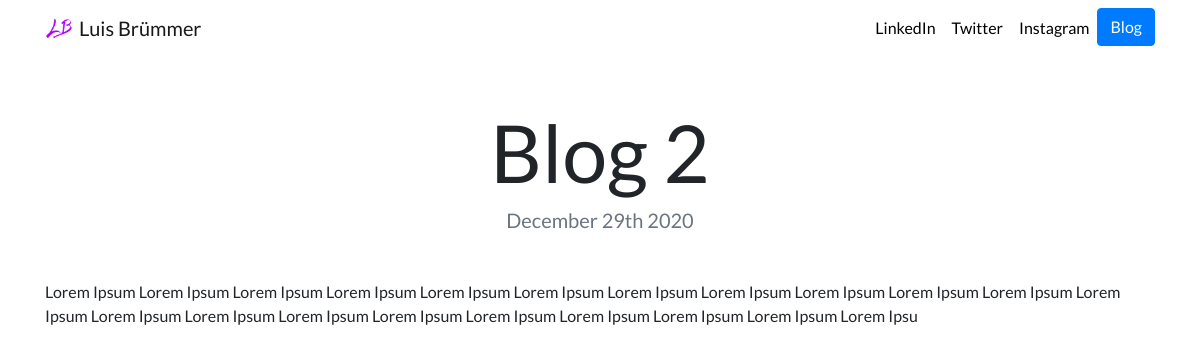
The app's page /blog/2/ with its own data.
### blog/models.py (models this page shows, shortened)
class Blog(models.Model):
    title = models.CharField(max_length=200)        #information in documentation
    description = models.TextField(max_length=250)
    date = models.DateField()

### blog/views.py (the view)
# urls.py: path('<int:blog_id>/', views.detail, name='detail'),    #if integer entered after "blog/"
def detail(request, blog_id):
    blog = get_object_or_404(Blog, pk=blog_id)  #pk = primary key
    return render(request, 'blog/detail.html', {'blog':blog})

### blog/templates/blog/detail.html
{% extends "portfolio/base.html" %}
{% load static %}
{% block content %}
<h1 class="text-center mt-5" id="blogdetailtitle">{{ blog.title }}</h1>
<h5 class="text-center text-muted mb-5">{{ blog.date|date:'F jS Y' }}</h5>
{{ blog.description|safe }}
{% endblock %}

### portfolio/static/portfolio/custom.css (style rules this page uses)
body { font-family: 'Lato', sans-serif; }
@media (min-width: 992px) { #blogdetailtitle { font-size: 5rem; } }

### records on screen
Blog: title "Blog 2", date "December 29th 2020", description "Lorem Ipsum Lorem Ipsum Lorem Ipsum Lorem Ipsum Lorem Ipsum Lorem Ipsum Lorem Ipsum Lorem Ipsum Lorem Ipsum Lorem Ipsum Lorem Ipsum Lorem Ipsum Lorem Ipsum Lorem Ipsum Lorem Ipsum Lorem Ipsum Lorem Ipsum Lorem Ipsum Lorem Ipsum Lorem Ipsum Lorem Ipsu"
